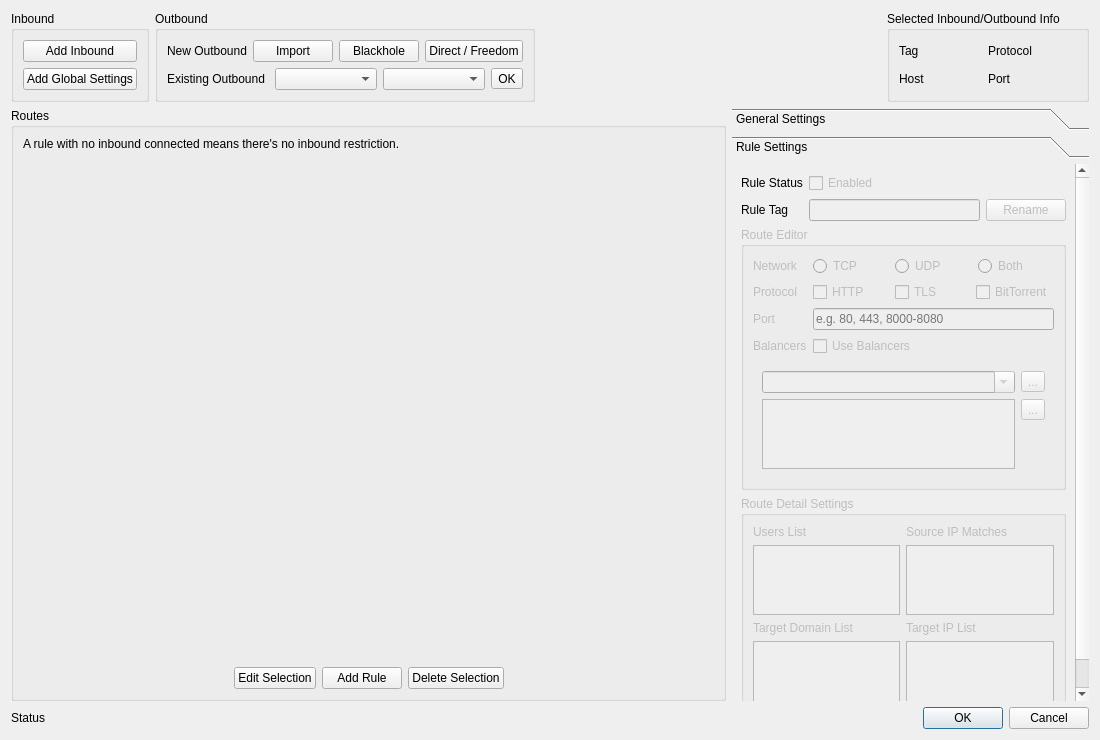
<?xml version="1.0" encoding="UTF-8"?>
<ui version="4.0">
 <class>RouteEditor</class>
 <widget class="QDialog" name="RouteEditor">
  <property name="geometry">
   <rect>
    <x>0</x>
    <y>0</y>
    <width>1100</width>
    <height>740</height>
   </rect>
  </property>
  <property name="minimumSize">
   <size>
    <width>1100</width>
    <height>740</height>
   </size>
  </property>
  <property name="windowTitle">
   <string>Route Editor</string>
  </property>
  <property name="modal">
   <bool>true</bool>
  </property>
  <layout class="QGridLayout" name="gridLayout_3" columnstretch="2,1">
   <item row="0" column="0" colspan="2">
    <layout class="QHBoxLayout" name="horizontalLayout_2">
     <item>
      <widget class="QGroupBox" name="groupBox_2">
       <property name="title">
        <string>Inbound</string>
       </property>
       <layout class="QVBoxLayout" name="verticalLayout_5">
        <item>
         <widget class="QPushButton" name="addInboundBtn">
          <property name="toolTip">
           <string>Add outbound</string>
          </property>
          <property name="text">
           <string>Add Inbound</string>
          </property>
         </widget>
        </item>
        <item>
         <widget class="QPushButton" name="addDefaultBtn">
          <property name="toolTip">
           <string>Add default inbound from global config</string>
          </property>
          <property name="text">
           <string>Add Global Settings</string>
          </property>
         </widget>
        </item>
       </layout>
      </widget>
     </item>
     <item>
      <widget class="QGroupBox" name="groupBox">
       <property name="title">
        <string>Outbound</string>
       </property>
       <layout class="QVBoxLayout" name="verticalLayout_6">
        <item>
         <layout class="QHBoxLayout" name="horizontalLayout_5">
          <item>
           <widget class="QLabel" name="label_20">
            <property name="text">
             <string>New Outbound</string>
            </property>
           </widget>
          </item>
          <item>
           <widget class="QPushButton" name="addOutboundBtn">
            <property name="toolTip">
             <string>Add outbound</string>
            </property>
            <property name="text">
             <string>Import</string>
            </property>
           </widget>
          </item>
          <item>
           <widget class="QPushButton" name="insertBlackBtn">
            <property name="toolTip">
             <string>Add blackhole outbound</string>
            </property>
            <property name="text">
             <string>Blackhole</string>
            </property>
           </widget>
          </item>
          <item>
           <widget class="QPushButton" name="insertDirectBtn">
            <property name="toolTip">
             <string>Add Freedom outbound</string>
            </property>
            <property name="text">
             <string>Direct / Freedom</string>
            </property>
           </widget>
          </item>
         </layout>
        </item>
        <item>
         <layout class="QHBoxLayout" name="horizontalLayout_3">
          <item>
           <widget class="QLabel" name="label_18">
            <property name="text">
             <string>Existing Outbound</string>
            </property>
           </widget>
          </item>
          <item>
           <widget class="QComboBox" name="importGroupBtn"/>
          </item>
          <item>
           <widget class="QComboBox" name="importConnBtn"/>
          </item>
          <item>
           <widget class="QToolButton" name="importExistingBtn">
            <property name="text">
             <string>OK</string>
            </property>
           </widget>
          </item>
         </layout>
        </item>
       </layout>
      </widget>
     </item>
     <item>
      <spacer name="horizontalSpacer">
       <property name="orientation">
        <enum>Qt::Horizontal</enum>
       </property>
       <property name="sizeHint" stdset="0">
        <size>
         <width>40</width>
         <height>20</height>
        </size>
       </property>
      </spacer>
     </item>
     <item>
      <widget class="QGroupBox" name="groupBox_6">
       <property name="title">
        <string>Selected Inbound/Outbound Info</string>
       </property>
       <layout class="QGridLayout" name="gridLayout_5">
        <item row="0" column="2">
         <widget class="QLabel" name="label_8">
          <property name="text">
           <string>Protocol</string>
          </property>
         </widget>
        </item>
        <item row="0" column="1">
         <widget class="QLabel" name="tagLabel">
          <property name="text">
           <string/>
          </property>
         </widget>
        </item>
        <item row="0" column="0">
         <widget class="QLabel" name="label_3">
          <property name="text">
           <string>Tag</string>
          </property>
         </widget>
        </item>
        <item row="1" column="0">
         <widget class="QLabel" name="label_5">
          <property name="text">
           <string>Host</string>
          </property>
         </widget>
        </item>
        <item row="0" column="3">
         <widget class="QLabel" name="protocolLabel">
          <property name="text">
           <string/>
          </property>
         </widget>
        </item>
        <item row="1" column="1">
         <widget class="QLabel" name="hostLabel">
          <property name="text">
           <string/>
          </property>
         </widget>
        </item>
        <item row="1" column="2">
         <widget class="QLabel" name="label_19">
          <property name="text">
           <string>Port</string>
          </property>
         </widget>
        </item>
        <item row="1" column="3">
         <widget class="QLabel" name="portLabel">
          <property name="text">
           <string/>
          </property>
         </widget>
        </item>
       </layout>
      </widget>
     </item>
    </layout>
   </item>
   <item row="1" column="0">
    <widget class="QGroupBox" name="groupBox_3">
     <property name="title">
      <string>Routes</string>
     </property>
     <layout class="QVBoxLayout" name="verticalLayout_3" stretch="0,1,0">
      <item>
       <widget class="QLabel" name="label_7">
        <property name="text">
         <string>A rule with no inbound connected means there's no inbound restriction.</string>
        </property>
       </widget>
      </item>
      <item>
       <widget class="QWidget" name="nodeGraphWidget" native="true">
        <property name="minimumSize">
         <size>
          <width>0</width>
          <height>150</height>
         </size>
        </property>
       </widget>
      </item>
      <item>
       <layout class="QHBoxLayout" name="routesControlButtons">
        <item>
         <spacer name="horizontalSpacer_4">
          <property name="orientation">
           <enum>Qt::Horizontal</enum>
          </property>
          <property name="sizeHint" stdset="0">
           <size>
            <width>40</width>
            <height>20</height>
           </size>
          </property>
         </spacer>
        </item>
        <item>
         <widget class="QPushButton" name="editBtn">
          <property name="toolTip">
           <string>Edit outbound</string>
          </property>
          <property name="text">
           <string>Edit Selection</string>
          </property>
         </widget>
        </item>
        <item>
         <widget class="QPushButton" name="addRouteBtn">
          <property name="toolTip">
           <string>Add new route</string>
          </property>
          <property name="text">
           <string>Add Rule</string>
          </property>
         </widget>
        </item>
        <item>
         <widget class="QPushButton" name="delBtn">
          <property name="toolTip">
           <string>Delete outbound</string>
          </property>
          <property name="text">
           <string>Delete Selection</string>
          </property>
         </widget>
        </item>
        <item>
         <spacer name="horizontalSpacer_3">
          <property name="orientation">
           <enum>Qt::Horizontal</enum>
          </property>
          <property name="sizeHint" stdset="0">
           <size>
            <width>40</width>
            <height>20</height>
           </size>
          </property>
         </spacer>
        </item>
       </layout>
      </item>
     </layout>
    </widget>
   </item>
   <item row="1" column="1">
    <widget class="QToolBox" name="toolBox">
     <property name="currentIndex">
      <number>1</number>
     </property>
     <widget class="QWidget" name="page_2">
      <property name="geometry">
       <rect>
        <x>0</x>
        <y>0</y>
        <width>254</width>
        <height>225</height>
       </rect>
      </property>
      <attribute name="label">
       <string>General Settings</string>
      </attribute>
      <layout class="QVBoxLayout" name="verticalLayout_2" stretch="0,4">
       <item>
        <widget class="QGroupBox" name="groupBox_7">
         <property name="title">
          <string>Misc Settings</string>
         </property>
         <layout class="QFormLayout" name="formLayout_3">
          <item row="0" column="0">
           <widget class="QLabel" name="label_11">
            <property name="text">
             <string>Domain Strategy</string>
            </property>
           </widget>
          </item>
          <item row="0" column="1">
           <widget class="QComboBox" name="domainStrategyCombo">
            <item>
             <property name="text">
              <string notr="true">AsIs</string>
             </property>
            </item>
            <item>
             <property name="text">
              <string notr="true">IPIfNonMatch</string>
             </property>
            </item>
            <item>
             <property name="text">
              <string notr="true">IPOnDemand</string>
             </property>
            </item>
           </widget>
          </item>
          <item row="1" column="0">
           <widget class="QLabel" name="label_9">
            <property name="text">
             <string>Default Outbound</string>
            </property>
           </widget>
          </item>
          <item row="1" column="1">
           <widget class="QComboBox" name="defaultOutboundCombo">
            <property name="sizePolicy">
             <sizepolicy hsizetype="MinimumExpanding" vsizetype="Fixed">
              <horstretch>0</horstretch>
              <verstretch>0</verstretch>
             </sizepolicy>
            </property>
           </widget>
          </item>
         </layout>
        </widget>
       </item>
       <item>
        <widget class="QGroupBox" name="groupBox_4">
         <property name="title">
          <string>Rule Order Settings</string>
         </property>
         <layout class="QVBoxLayout" name="verticalLayout_4">
          <item>
           <widget class="QLabel" name="label_12">
            <property name="text">
             <string>Drag and drop to re-order the rules.</string>
            </property>
           </widget>
          </item>
          <item>
           <widget class="QListWidget" name="ruleListWidget">
            <property name="editTriggers">
             <set>QAbstractItemView::NoEditTriggers</set>
            </property>
            <property name="dragEnabled">
             <bool>true</bool>
            </property>
            <property name="dragDropMode">
             <enum>QAbstractItemView::InternalMove</enum>
            </property>
            <property name="alternatingRowColors">
             <bool>true</bool>
            </property>
            <property name="verticalScrollMode">
             <enum>QAbstractItemView::ScrollPerPixel</enum>
            </property>
           </widget>
          </item>
         </layout>
        </widget>
       </item>
      </layout>
     </widget>
     <widget class="QWidget" name="page">
      <property name="geometry">
       <rect>
        <x>0</x>
        <y>0</y>
        <width>359</width>
        <height>546</height>
       </rect>
      </property>
      <attribute name="label">
       <string>Rule Settings</string>
      </attribute>
      <layout class="QVBoxLayout" name="verticalLayout">
       <item>
        <layout class="QFormLayout" name="formLayout_2">
         <item row="0" column="0">
          <widget class="QLabel" name="label">
           <property name="enabled">
            <bool>true</bool>
           </property>
           <property name="text">
            <string>Rule Status</string>
           </property>
          </widget>
         </item>
         <item row="0" column="1">
          <widget class="QCheckBox" name="ruleEnableCB">
           <property name="enabled">
            <bool>false</bool>
           </property>
           <property name="text">
            <string>Enabled</string>
           </property>
          </widget>
         </item>
         <item row="1" column="0">
          <widget class="QLabel" name="label_13">
           <property name="text">
            <string>Rule Tag</string>
           </property>
          </widget>
         </item>
         <item row="1" column="1">
          <layout class="QHBoxLayout" name="horizontalLayout_6">
           <item>
            <widget class="QLineEdit" name="ruleTagLineEdit">
             <property name="enabled">
              <bool>false</bool>
             </property>
            </widget>
           </item>
           <item>
            <widget class="QPushButton" name="ruleRenameBtn">
             <property name="enabled">
              <bool>false</bool>
             </property>
             <property name="text">
              <string>Rename</string>
             </property>
            </widget>
           </item>
          </layout>
         </item>
        </layout>
       </item>
       <item>
        <widget class="QGroupBox" name="routeEditGroupBox">
         <property name="enabled">
          <bool>false</bool>
         </property>
         <property name="title">
          <string>Route Editor</string>
         </property>
         <property name="flat">
          <bool>false</bool>
         </property>
         <layout class="QFormLayout" name="formLayout">
          <property name="sizeConstraint">
           <enum>QLayout::SetDefaultConstraint</enum>
          </property>
          <property name="fieldGrowthPolicy">
           <enum>QFormLayout::AllNonFixedFieldsGrow</enum>
          </property>
          <property name="rowWrapPolicy">
           <enum>QFormLayout::DontWrapRows</enum>
          </property>
          <item row="0" column="0">
           <widget class="QLabel" name="label_17">
            <property name="text">
             <string>Network</string>
            </property>
           </widget>
          </item>
          <item row="0" column="1">
           <layout class="QHBoxLayout" name="horizontalLayout_4">
            <item>
             <widget class="QRadioButton" name="netTCPRB">
              <property name="text">
               <string>TCP</string>
              </property>
             </widget>
            </item>
            <item>
             <widget class="QRadioButton" name="netUDPRB">
              <property name="text">
               <string>UDP</string>
              </property>
             </widget>
            </item>
            <item>
             <widget class="QRadioButton" name="netBothRB">
              <property name="text">
               <string>Both</string>
              </property>
             </widget>
            </item>
           </layout>
          </item>
          <item row="1" column="0">
           <widget class="QLabel" name="label_16">
            <property name="text">
             <string>Protocol</string>
            </property>
           </widget>
          </item>
          <item row="1" column="1">
           <layout class="QGridLayout" name="gridLayout">
            <item row="0" column="0">
             <widget class="QCheckBox" name="routeProtocolHTTPCB">
              <property name="text">
               <string>HTTP</string>
              </property>
             </widget>
            </item>
            <item row="0" column="1">
             <widget class="QCheckBox" name="routeProtocolTLSCB">
              <property name="text">
               <string>TLS</string>
              </property>
             </widget>
            </item>
            <item row="0" column="2">
             <widget class="QCheckBox" name="routeProtocolBTCB">
              <property name="text">
               <string>BitTorrent</string>
              </property>
             </widget>
            </item>
           </layout>
          </item>
          <item row="2" column="0">
           <widget class="QLabel" name="label_14">
            <property name="text">
             <string>Port</string>
            </property>
           </widget>
          </item>
          <item row="2" column="1">
           <widget class="QLineEdit" name="routePortTxt">
            <property name="placeholderText">
             <string>e.g. 80, 443, 8000-8080</string>
            </property>
           </widget>
          </item>
          <item row="3" column="0">
           <widget class="QLabel" name="label_6">
            <property name="text">
             <string>Balancers</string>
            </property>
           </widget>
          </item>
          <item row="3" column="1">
           <widget class="QCheckBox" name="enableBalancerCB">
            <property name="text">
             <string>Use Balancers</string>
            </property>
           </widget>
          </item>
          <item row="4" column="0" colspan="2">
           <widget class="QWidget" name="balancersWidget" native="true">
            <layout class="QGridLayout" name="balancerLayout" columnstretch="1000,1000">
             <property name="sizeConstraint">
              <enum>QLayout::SetDefaultConstraint</enum>
             </property>
             <item row="1" column="0" rowspan="2">
              <widget class="QListWidget" name="balancerList"/>
             </item>
             <item row="1" column="1">
              <widget class="QToolButton" name="balancerDelBtn">
               <property name="text">
                <string>...</string>
               </property>
              </widget>
             </item>
             <item row="2" column="1">
              <spacer name="verticalSpacer">
               <property name="orientation">
                <enum>Qt::Vertical</enum>
               </property>
               <property name="sizeHint" stdset="0">
                <size>
                 <width>20</width>
                 <height>40</height>
                </size>
               </property>
              </spacer>
             </item>
             <item row="0" column="1">
              <widget class="QToolButton" name="balancerAddBtn">
               <property name="text">
                <string>...</string>
               </property>
              </widget>
             </item>
             <item row="0" column="0">
              <widget class="QComboBox" name="balancerSelectionCombo">
               <property name="editable">
                <bool>true</bool>
               </property>
              </widget>
             </item>
            </layout>
           </widget>
          </item>
         </layout>
        </widget>
       </item>
       <item>
        <widget class="QGroupBox" name="routeRuleGroupBox">
         <property name="enabled">
          <bool>false</bool>
         </property>
         <property name="title">
          <string>Route Detail Settings</string>
         </property>
         <layout class="QGridLayout" name="gridLayout_2">
          <item row="0" column="0">
           <widget class="QLabel" name="label_15">
            <property name="text">
             <string>Users List</string>
            </property>
           </widget>
          </item>
          <item row="0" column="1">
           <widget class="QLabel" name="label_10">
            <property name="text">
             <string>Source IP Matches</string>
            </property>
           </widget>
          </item>
          <item row="1" column="0">
           <widget class="QPlainTextEdit" name="routeUserTxt"/>
          </item>
          <item row="1" column="1">
           <widget class="QPlainTextEdit" name="sourceIPList"/>
          </item>
          <item row="2" column="0">
           <widget class="QLabel" name="label_2">
            <property name="text">
             <string>Target Domain List</string>
            </property>
           </widget>
          </item>
          <item row="2" column="1">
           <widget class="QLabel" name="label_4">
            <property name="text">
             <string>Target IP List</string>
            </property>
           </widget>
          </item>
          <item row="3" column="0">
           <widget class="QPlainTextEdit" name="hostList"/>
          </item>
          <item row="3" column="1">
           <widget class="QPlainTextEdit" name="ipList"/>
          </item>
         </layout>
        </widget>
       </item>
      </layout>
     </widget>
    </widget>
   </item>
   <item row="2" column="0" colspan="2">
    <layout class="QHBoxLayout" name="horizontalLayout" stretch="1,0">
     <item>
      <widget class="QLabel" name="statusLabel">
       <property name="sizePolicy">
        <sizepolicy hsizetype="Expanding" vsizetype="Preferred">
         <horstretch>0</horstretch>
         <verstretch>0</verstretch>
        </sizepolicy>
       </property>
       <property name="text">
        <string>Status</string>
       </property>
      </widget>
     </item>
     <item>
      <widget class="QDialogButtonBox" name="buttonBox">
       <property name="sizePolicy">
        <sizepolicy hsizetype="Preferred" vsizetype="Fixed">
         <horstretch>0</horstretch>
         <verstretch>0</verstretch>
        </sizepolicy>
       </property>
       <property name="orientation">
        <enum>Qt::Horizontal</enum>
       </property>
       <property name="standardButtons">
        <set>QDialogButtonBox::Cancel|QDialogButtonBox::Ok</set>
       </property>
      </widget>
     </item>
    </layout>
   </item>
  </layout>
 </widget>
 <tabstops>
  <tabstop>addDefaultBtn</tabstop>
  <tabstop>editBtn</tabstop>
  <tabstop>addRouteBtn</tabstop>
  <tabstop>delBtn</tabstop>
  <tabstop>domainStrategyCombo</tabstop>
  <tabstop>defaultOutboundCombo</tabstop>
  <tabstop>ruleListWidget</tabstop>
  <tabstop>ruleEnableCB</tabstop>
  <tabstop>ruleTagLineEdit</tabstop>
  <tabstop>ruleRenameBtn</tabstop>
  <tabstop>netTCPRB</tabstop>
  <tabstop>netUDPRB</tabstop>
  <tabstop>netBothRB</tabstop>
  <tabstop>routeProtocolHTTPCB</tabstop>
  <tabstop>routeProtocolTLSCB</tabstop>
  <tabstop>routeProtocolBTCB</tabstop>
  <tabstop>routePortTxt</tabstop>
  <tabstop>enableBalancerCB</tabstop>
  <tabstop>balancerAddBtn</tabstop>
  <tabstop>balancerList</tabstop>
  <tabstop>balancerDelBtn</tabstop>
  <tabstop>routeUserTxt</tabstop>
  <tabstop>sourceIPList</tabstop>
  <tabstop>ipList</tabstop>
  <tabstop>hostList</tabstop>
 </tabstops>
 <resources/>
 <connections>
  <connection>
   <sender>buttonBox</sender>
   <signal>accepted()</signal>
   <receiver>RouteEditor</receiver>
   <slot>accept()</slot>
   <hints>
    <hint type="sourcelabel">
     <x>1089</x>
     <y>729</y>
    </hint>
    <hint type="destinationlabel">
     <x>157</x>
     <y>274</y>
    </hint>
   </hints>
  </connection>
  <connection>
   <sender>buttonBox</sender>
   <signal>rejected()</signal>
   <receiver>RouteEditor</receiver>
   <slot>reject()</slot>
   <hints>
    <hint type="sourcelabel">
     <x>1089</x>
     <y>729</y>
    </hint>
    <hint type="destinationlabel">
     <x>286</x>
     <y>274</y>
    </hint>
   </hints>
  </connection>
 </connections>
</ui>
